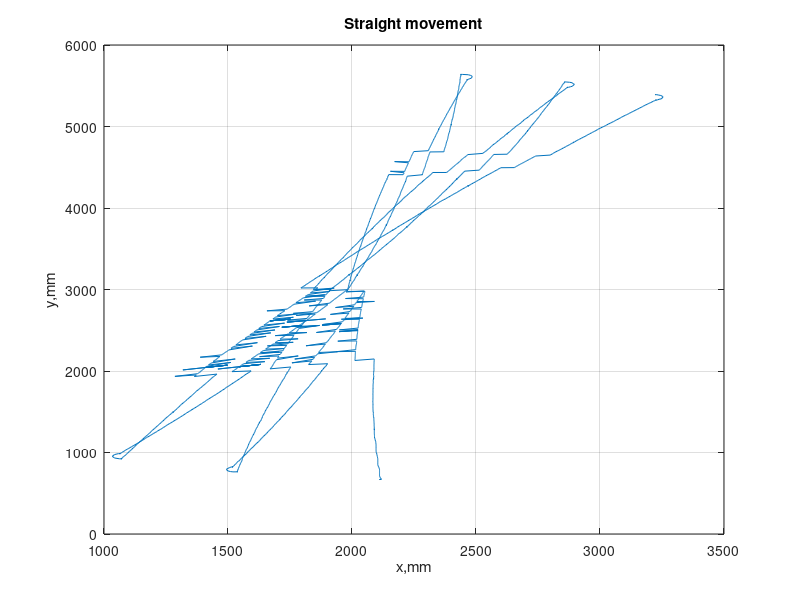
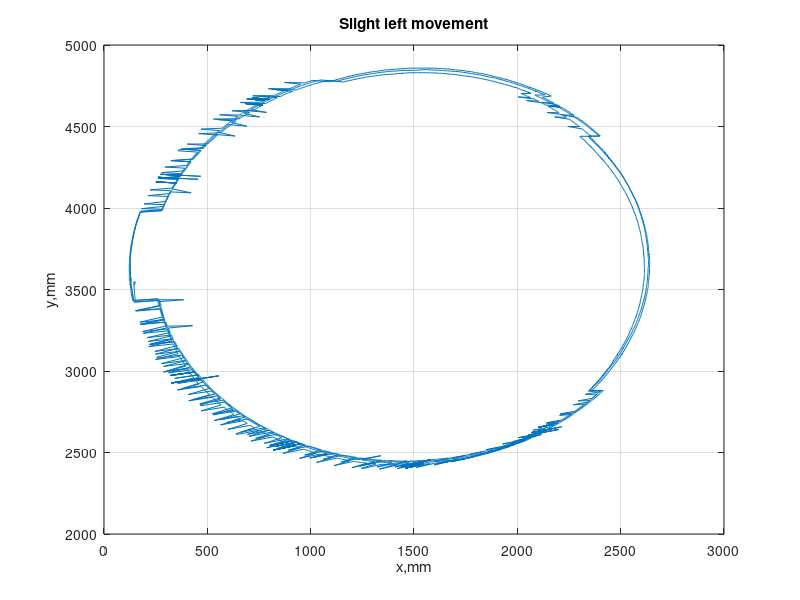
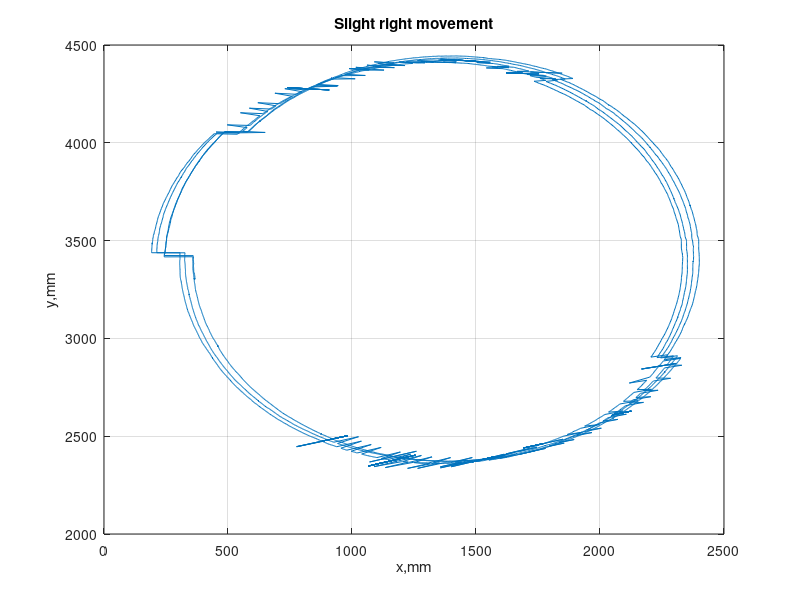
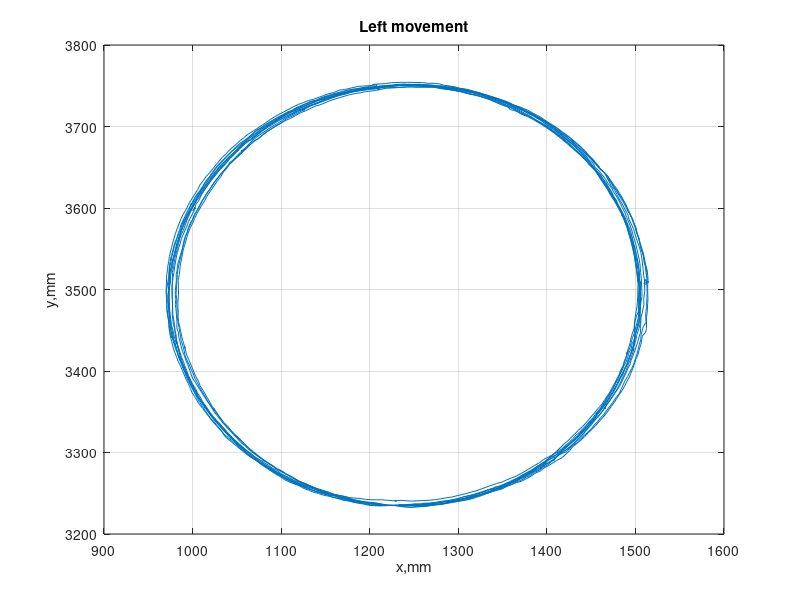

MATLAB code to generate these figures, in order:
straight = dlmread('straight.csv');
sleft = dlmread('circleLeftBig.csv'); 
sright = dlmread('circleRightBig.csv');
left = dlmread('circleLeftSmall.csv');
right = dlmread('circleLeftSmall.csv');
straight = straight(1:end-1,:);
sleft = sleft(1:end-250,:);
sright = sright(1:end-1,:);
left = left(1:end-1,:);
right = right(1:end-1,:);
 c1  = left(681:3221,:);
 omega = 2*pi/(c1(end,1)-c1(1,1))*1000;
 v = 2*pi*250/(c1(end,1)-c1(1,1))*1000;test_set = c1([1:250:2500],:);

figure(1)
plot(straight(:,2),straight(:,3));
grid on
xlabel('x,mm')
ylabel('y,mm')
title('Straight movement')

figure(2)
plot(sleft(:,2),sleft(:,3));
grid on
xlabel('x,mm')
ylabel('y,mm')
title('Slight left movement')

figure(3)
plot(sright(:,2),sright(:,3));
grid on
xlabel('x,mm')
ylabel('y,mm')
title('Slight right movement')

figure(4)
plot(left(:,2),left(:,3));
grid on
xlabel('x,mm')
ylabel('y,mm')
title('Left movement')

figure(5)
plot(right(:,2),right(:,3));
grid on
xlabel('x,mm')
ylabel('y,mm')
title('Right movement')